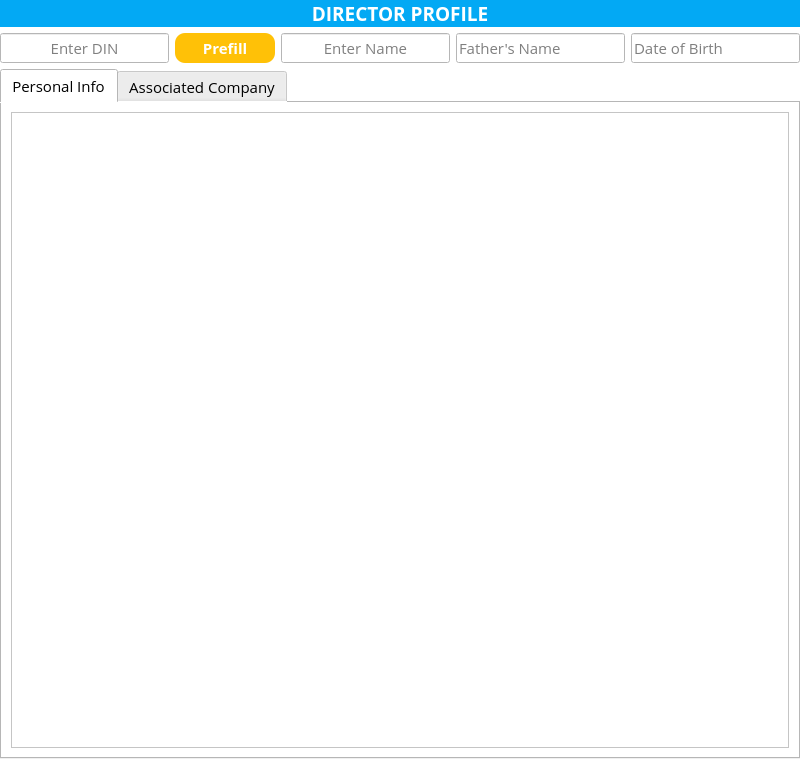
<?xml version="1.0" encoding="UTF-8"?>
<ui version="4.0">
 <class>Form</class>
 <widget class="QWidget" name="Form">
  <property name="windowModality">
   <enum>Qt::ApplicationModal</enum>
  </property>
  <property name="geometry">
   <rect>
    <x>0</x>
    <y>0</y>
    <width>800</width>
    <height>759</height>
   </rect>
  </property>
  <property name="minimumSize">
   <size>
    <width>0</width>
    <height>0</height>
   </size>
  </property>
  <property name="sizeIncrement">
   <size>
    <width>0</width>
    <height>0</height>
   </size>
  </property>
  <property name="windowTitle">
   <string>Form</string>
  </property>
  <property name="windowIcon">
   <iconset>
    <normaloff>../Icon/logo.png</normaloff>../Icon/logo.png</iconset>
  </property>
  <property name="styleSheet">
   <string notr="true">background-color: rgb(255, 255, 255);</string>
  </property>
  <layout class="QGridLayout" name="gridLayout">
   <property name="leftMargin">
    <number>0</number>
   </property>
   <property name="topMargin">
    <number>0</number>
   </property>
   <property name="rightMargin">
    <number>0</number>
   </property>
   <property name="bottomMargin">
    <number>0</number>
   </property>
   <item row="2" column="1" colspan="2">
    <layout class="QHBoxLayout" name="horizontalLayout">
     <item>
      <widget class="QTabWidget" name="tabWidget">
       <property name="font">
        <font>
         <family>Open Sans</family>
         <pointsize>11</pointsize>
         <stylestrategy>PreferAntialias</stylestrategy>
        </font>
       </property>
       <property name="currentIndex">
        <number>0</number>
       </property>
       <widget class="QWidget" name="PersonalInfo">
        <attribute name="title">
         <string>Personal Info</string>
        </attribute>
        <layout class="QGridLayout" name="gridLayout_7">
         <item row="0" column="0">
          <widget class="QTableWidget" name="PersonalTable">
           <property name="sizeAdjustPolicy">
            <enum>QAbstractScrollArea::AdjustToContents</enum>
           </property>
           <attribute name="horizontalHeaderStretchLastSection">
            <bool>true</bool>
           </attribute>
          </widget>
         </item>
        </layout>
       </widget>
       <widget class="QWidget" name="AssociatedCompany">
        <attribute name="title">
         <string>Associated Company</string>
        </attribute>
        <layout class="QGridLayout" name="gridLayout_2">
         <item row="0" column="0">
          <widget class="QTableWidget" name="AssociatedCompany_2">
           <property name="font">
            <font>
             <family>Open Sans</family>
             <pointsize>10</pointsize>
             <stylestrategy>PreferAntialias</stylestrategy>
            </font>
           </property>
           <property name="frameShape">
            <enum>QFrame::NoFrame</enum>
           </property>
           <property name="frameShadow">
            <enum>QFrame::Sunken</enum>
           </property>
           <property name="midLineWidth">
            <number>9</number>
           </property>
           <property name="sizeAdjustPolicy">
            <enum>QAbstractScrollArea::AdjustToContents</enum>
           </property>
           <property name="showGrid">
            <bool>true</bool>
           </property>
           <property name="gridStyle">
            <enum>Qt::DashLine</enum>
           </property>
           <property name="sortingEnabled">
            <bool>true</bool>
           </property>
           <property name="wordWrap">
            <bool>false</bool>
           </property>
           <attribute name="horizontalHeaderCascadingSectionResizes">
            <bool>true</bool>
           </attribute>
           <attribute name="verticalHeaderVisible">
            <bool>false</bool>
           </attribute>
           <attribute name="verticalHeaderShowSortIndicator" stdset="0">
            <bool>false</bool>
           </attribute>
           <attribute name="verticalHeaderStretchLastSection">
            <bool>false</bool>
           </attribute>
           <column>
            <property name="text">
             <string>CIN</string>
            </property>
            <property name="font">
             <font>
              <family>Open Sans</family>
              <pointsize>9</pointsize>
              <stylestrategy>PreferAntialias</stylestrategy>
             </font>
            </property>
            <property name="textAlignment">
             <set>AlignCenter</set>
            </property>
           </column>
           <column>
            <property name="text">
             <string>Company Name</string>
            </property>
            <property name="font">
             <font>
              <family>Open Sans</family>
              <pointsize>9</pointsize>
              <stylestrategy>PreferAntialias</stylestrategy>
             </font>
            </property>
            <property name="textAlignment">
             <set>AlignCenter</set>
            </property>
           </column>
           <column>
            <property name="text">
             <string>Begin Date</string>
            </property>
            <property name="font">
             <font>
              <family>Open Sans</family>
              <pointsize>9</pointsize>
              <stylestrategy>PreferAntialias</stylestrategy>
             </font>
            </property>
            <property name="textAlignment">
             <set>AlignCenter</set>
            </property>
           </column>
           <column>
            <property name="text">
             <string>End Date</string>
            </property>
            <property name="font">
             <font>
              <family>Open Sans</family>
              <pointsize>9</pointsize>
              <stylestrategy>PreferAntialias</stylestrategy>
             </font>
            </property>
            <property name="textAlignment">
             <set>AlignCenter</set>
            </property>
           </column>
           <column>
            <property name="text">
             <string>ACTIVE Compliant</string>
            </property>
            <property name="font">
             <font>
              <family>Open Sans</family>
              <pointsize>9</pointsize>
              <stylestrategy>PreferAntialias</stylestrategy>
             </font>
            </property>
            <property name="textAlignment">
             <set>AlignCenter</set>
            </property>
           </column>
          </widget>
         </item>
        </layout>
       </widget>
      </widget>
     </item>
    </layout>
   </item>
   <item row="0" column="1" colspan="2">
    <widget class="QLabel" name="title">
     <property name="font">
      <font>
       <family>Open Sans</family>
       <pointsize>11</pointsize>
       <weight>75</weight>
       <bold>true</bold>
       <stylestrategy>PreferAntialias</stylestrategy>
      </font>
     </property>
     <property name="styleSheet">
      <string notr="true">background-color:rgb(3,169,244);
color: rgb(255, 255, 255);</string>
     </property>
     <property name="text">
      <string>&lt;html&gt;&lt;head/&gt;&lt;body&gt;&lt;p&gt;&lt;span style=&quot; font-size:14pt;&quot;&gt;DIRECTOR PROFILE&lt;/span&gt;&lt;/p&gt;&lt;/body&gt;&lt;/html&gt;</string>
     </property>
     <property name="alignment">
      <set>Qt::AlignCenter</set>
     </property>
    </widget>
   </item>
   <item row="1" column="1" colspan="2">
    <widget class="QWidget" name="widget" native="true">
     <property name="minimumSize">
      <size>
       <width>0</width>
       <height>30</height>
      </size>
     </property>
     <property name="maximumSize">
      <size>
       <width>16777215</width>
       <height>30</height>
      </size>
     </property>
     <property name="font">
      <font>
       <family>Open Sans</family>
       <stylestrategy>PreferAntialias</stylestrategy>
      </font>
     </property>
     <layout class="QGridLayout" name="gridLayout_3">
      <property name="leftMargin">
       <number>0</number>
      </property>
      <property name="topMargin">
       <number>0</number>
      </property>
      <property name="rightMargin">
       <number>0</number>
      </property>
      <property name="bottomMargin">
       <number>0</number>
      </property>
      <item row="0" column="0">
       <layout class="QHBoxLayout" name="horizontalLayout_2">
        <property name="sizeConstraint">
         <enum>QLayout::SetFixedSize</enum>
        </property>
        <item>
         <widget class="QLineEdit" name="DINField">
          <property name="sizePolicy">
           <sizepolicy hsizetype="Expanding" vsizetype="Expanding">
            <horstretch>0</horstretch>
            <verstretch>0</verstretch>
           </sizepolicy>
          </property>
          <property name="font">
           <font>
            <family>Open Sans</family>
            <pointsize>11</pointsize>
            <stylestrategy>PreferAntialias</stylestrategy>
           </font>
          </property>
          <property name="inputMethodHints">
           <set>Qt::ImhNone</set>
          </property>
          <property name="inputMask">
           <string/>
          </property>
          <property name="text">
           <string/>
          </property>
          <property name="maxLength">
           <number>21</number>
          </property>
          <property name="alignment">
           <set>Qt::AlignCenter</set>
          </property>
          <property name="placeholderText">
           <string>Enter DIN</string>
          </property>
         </widget>
        </item>
        <item>
         <widget class="QPushButton" name="Prefill">
          <property name="sizePolicy">
           <sizepolicy hsizetype="Minimum" vsizetype="Expanding">
            <horstretch>0</horstretch>
            <verstretch>0</verstretch>
           </sizepolicy>
          </property>
          <property name="minimumSize">
           <size>
            <width>100</width>
            <height>20</height>
           </size>
          </property>
          <property name="font">
           <font>
            <family>Open Sans</family>
            <pointsize>11</pointsize>
            <weight>75</weight>
            <bold>true</bold>
            <stylestrategy>PreferAntialias</stylestrategy>
           </font>
          </property>
          <property name="styleSheet">
           <string notr="true">background-color:rgb(255,193,7);
color: rgb(255, 255, 255);
border-radius:10</string>
          </property>
          <property name="text">
           <string>Prefill</string>
          </property>
          <property name="shortcut">
           <string>Return</string>
          </property>
         </widget>
        </item>
        <item>
         <widget class="QLineEdit" name="NameField">
          <property name="sizePolicy">
           <sizepolicy hsizetype="Expanding" vsizetype="Expanding">
            <horstretch>0</horstretch>
            <verstretch>0</verstretch>
           </sizepolicy>
          </property>
          <property name="font">
           <font>
            <family>Open Sans</family>
            <pointsize>11</pointsize>
            <stylestrategy>PreferAntialias</stylestrategy>
           </font>
          </property>
          <property name="inputMask">
           <string/>
          </property>
          <property name="text">
           <string/>
          </property>
          <property name="maxLength">
           <number>32767</number>
          </property>
          <property name="alignment">
           <set>Qt::AlignCenter</set>
          </property>
          <property name="placeholderText">
           <string>Enter Name</string>
          </property>
         </widget>
        </item>
        <item>
         <widget class="QLineEdit" name="FatherName">
          <property name="sizePolicy">
           <sizepolicy hsizetype="Expanding" vsizetype="Expanding">
            <horstretch>0</horstretch>
            <verstretch>0</verstretch>
           </sizepolicy>
          </property>
          <property name="font">
           <font>
            <family>Open Sans</family>
            <pointsize>11</pointsize>
            <stylestrategy>PreferAntialias</stylestrategy>
           </font>
          </property>
          <property name="placeholderText">
           <string>Father's Name</string>
          </property>
         </widget>
        </item>
        <item>
         <widget class="QLineEdit" name="DOB">
          <property name="sizePolicy">
           <sizepolicy hsizetype="Expanding" vsizetype="Expanding">
            <horstretch>0</horstretch>
            <verstretch>0</verstretch>
           </sizepolicy>
          </property>
          <property name="font">
           <font>
            <family>Open Sans</family>
            <pointsize>11</pointsize>
            <stylestrategy>PreferAntialias</stylestrategy>
           </font>
          </property>
          <property name="placeholderText">
           <string>Date of Birth</string>
          </property>
         </widget>
        </item>
       </layout>
      </item>
     </layout>
    </widget>
   </item>
  </layout>
 </widget>
 <resources/>
 <connections/>
</ui>
